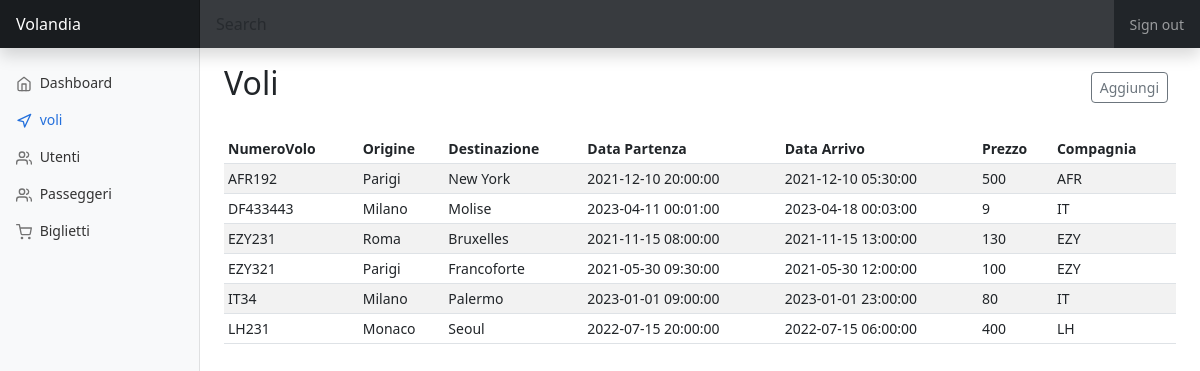
Page /elencovoli.php (signed in) on the committed database.
### tables this page shows
CREATE TABLE `voli` (
  `NumeroVolo` varchar(10) NOT NULL,
  `Origine` varchar(30) NOT NULL,
  `Destinazione` varchar(30) NOT NULL,
  `DataPartenza` timestamp NOT NULL DEFAULT current_timestamp(),
  `DataArrivo` timestamp NOT NULL DEFAULT current_timestamp(),
  `Prezzo` int(11) NOT NULL,
  `Cod_IATA` varchar(10) NOT NULL
);

### elencovoli.php (the view, shortened to what this page needs)
<!doctype html>
<html lang="en">
<head>
  <link href="https://cdn.jsdelivr.net/npm/bootstrap@5.3.0-alpha1/dist/css/bootstrap.min.css" rel="stylesheet" />
  <link href="styles/dashboard.css" rel="stylesheet">
</head>
<body>
  <header class="navbar navbar-dark sticky-top bg-dark flex-md-nowrap p-0 shadow">
    <a class="navbar-brand col-md-3 col-lg-2 me-0 px-3 fs-6" href="index.php">Volandia</a>
    <input class="form-control form-control-dark w-100 rounded-0 border-0" type="text" placeholder="Search" aria-label="Search">
    <div class="navbar-nav">
      <div class="nav-item text-nowrap">
        <a class="nav-link px-3" href="utils/logout.php">Sign out</a>
      </div>
    </div>
  </header>
  <div class="container-fluid">
    <div class="row">
      <nav id="sidebarMenu" class="col-md-3 col-lg-2 d-md-block bg-light sidebar collapse">
        <div class="position-sticky pt-3 sidebar-sticky">
          <ul class="nav flex-column">
            <li class="nav-item">
              <a class="nav-link" aria-current="page" href="pannellodicontrollo.php">
                <span data-feather="home" class="align-text-bottom"></span>
                Dashboard
              </a>
            </li>
            <li class="nav-item">
              <a class="nav-link active" href="elencovoli.php">
                <span data-feather="navigation" class="align-text-bottom"></span>
                voli
              </a>
            </li>
            <li class="nav-item">
              <a class="nav-link" href="elencoutenti.php">
                <span data-feather="users" class="align-text-bottom"></span>
                Utenti
              </a>
            </li>
            <li class="nav-item">
              <a class="nav-link" href="elencopasseggeri.php">
                <span data-feather="users" class="align-text-bottom"></span>
                Passeggeri
              </a>
            </li>
            <li class="nav-item">
              <a class="nav-link" href="#">
                <span data-feather="shopping-cart" class="align-text-bottom"></span>
                Biglietti
              </a>
            </li>
          </ul>
                  </div>
      </nav>
      <main class="col-md-9 ms-sm-auto col-lg-10 px-md-4">
        <div class="d-flex justify-content-between flex-wrap flex-md-nowrap align-items-center pt-3 pb-2 mb-3 ">
        <h2>Voli</h2>
        <div class="btn-toolbar mb-2 mb-md-0">
            <div class="btn-group me-2">
              <a type="button" href="aggiungivolo.php" class="btn btn-sm btn-outline-secondary">Aggiungi</a>
            </div>
          </div>
        </div>
        <div class="table-responsive">
          <table class="table table-striped table-sm">
            <thead>
              <tr>
                <th scope="col">NumeroVolo</th>
                <th scope="col">Origine</th>
                <th scope="col">Destinazione</th>
                <th scope="col">Data Partenza</th>
                <th scope="col">Data Arrivo</th>
                <th scope="col">Prezzo</th>
                <th scope="col">Compagnia</th>
              </tr>
            </thead>
            <tbody>
              <?php
              require_once "utils/connessione.php";
              $sql = "SELECT * FROM `voli`";
              $statement = $db_connection->prepare($sql);
              $statement->execute();
              if ($statement->rowCount() > 0) {
                while ($row = $statement->fetch(PDO::FETCH_ASSOC)) {
                  echo '<tr>
        <td>' . $row["NumeroVolo"] . '</td>
        <td>' . $row["Origine"] . '</td>
        <td>' . $row["Destinazione"] . '</td>
        <td>' . $row["DataPartenza"] . '</td>
        <td>' . $row["DataArrivo"] . '</td>
        <td>' . $row["Prezzo"] . '</td>
        <td>' . $row["Cod_IATA"] . '</td>
    </tr>';
                }
              }
              ?>
            </tbody>
          </table>
        </div>
      </main>
    </div>
  </div>
</body>
</html>

### styles/dashboard.css (style rules this page uses)
body { font-size: .875rem; }
.feather { width: 16px; height: 16px; }
.sidebar { position: fixed; top: 0; bottom: 0; left: 0; z-index: 100; padding: 48px 0 0; box-shadow: inset -1px 0 0 rgba(0, 0, 0, .1); }
.sidebar-sticky { height: calc(100vh - 48px); overflow-x: hidden; overflow-y: auto; }
.sidebar .nav-link { font-weight: 500; color: #333; }
.sidebar .nav-link .feather { margin-right: 4px; color: #727272; }
.sidebar .nav-link.active { color: #2470dc; }
.sidebar .nav-link:hover .feather, .sidebar .nav-link.active .feather { color: inherit; }
.navbar-brand { padding-top: .75rem; padding-bottom: .75rem; background-color: rgba(0, 0, 0, .25); box-shadow: inset -1px 0 0 rgba(0, 0, 0, .25); }
.navbar .form-control { padding: .75rem 1rem; }
.form-control-dark { color: #fff; background-color: rgba(255, 255, 255, .1); border-color: rgba(255, 255, 255, .1); }

### rows in the picture
voli: NumeroVolo "AFR192", Origine "Parigi", Destinazione "New York", DataPartenza "2021-12-10 20:00:00", DataArrivo "2021-12-10 05:30:00", Prezzo "500", Cod_IATA "AFR"
voli: NumeroVolo "DF433443", Origine "Milano", Destinazione "Molise", DataPartenza "2023-04-11 00:01:00", DataArrivo "2023-04-18 00:03:00", Prezzo "9", Cod_IATA "IT"
voli: NumeroVolo "EZY231", Origine "Roma", Destinazione "Bruxelles", DataPartenza "2021-11-15 08:00:00", DataArrivo "2021-11-15 13:00:00", Prezzo "130", Cod_IATA "EZY"
voli: NumeroVolo "EZY321", Origine "Parigi", Destinazione "Francoforte", DataPartenza "2021-05-30 09:30:00", DataArrivo "2021-05-30 12:00:00", Prezzo "100", Cod_IATA "EZY"
voli: NumeroVolo "IT34", Origine "Milano", Destinazione "Palermo", DataPartenza "2023-01-01 09:00:00", DataArrivo "2023-01-01 23:00:00", Prezzo "80", Cod_IATA "IT"
voli: NumeroVolo "LH231", Origine "Monaco", Destinazione "Seoul", DataPartenza "2022-07-15 20:00:00", DataArrivo "2022-07-15 06:00:00", Prezzo "400", Cod_IATA "LH"
